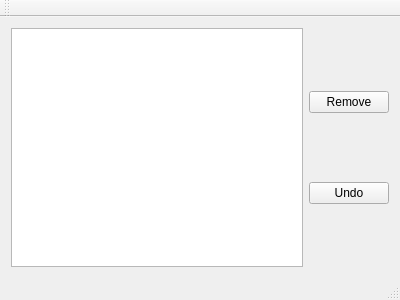
<?xml version="1.0" encoding="UTF-8"?>
<ui version="4.0">
 <class>MainWindow</class>
 <widget class="QMainWindow" name="MainWindow">
  <property name="geometry">
   <rect>
    <x>0</x>
    <y>0</y>
    <width>400</width>
    <height>300</height>
   </rect>
  </property>
  <property name="windowTitle">
   <string>MainWindow</string>
  </property>
  <widget class="QWidget" name="centralWidget">
   <layout class="QHBoxLayout" name="horizontalLayout">
    <item>
     <widget class="QTreeView" name="treeView"/>
    </item>
    <item>
     <layout class="QVBoxLayout" name="verticalLayout">
      <item>
       <widget class="QPushButton" name="removeButton">
        <property name="text">
         <string>Remove</string>
        </property>
       </widget>
      </item>
      <item>
       <widget class="QPushButton" name="undoButton">
        <property name="text">
         <string>Undo</string>
        </property>
       </widget>
      </item>
     </layout>
    </item>
   </layout>
  </widget>
  <widget class="QMenuBar" name="menuBar">
   <property name="geometry">
    <rect>
     <x>0</x>
     <y>0</y>
     <width>400</width>
     <height>21</height>
    </rect>
   </property>
  </widget>
  <widget class="QToolBar" name="mainToolBar">
   <attribute name="toolBarArea">
    <enum>TopToolBarArea</enum>
   </attribute>
   <attribute name="toolBarBreak">
    <bool>false</bool>
   </attribute>
  </widget>
  <widget class="QStatusBar" name="statusBar"/>
 </widget>
 <layoutdefault spacing="6" margin="11"/>
 <resources/>
 <connections/>
</ui>
